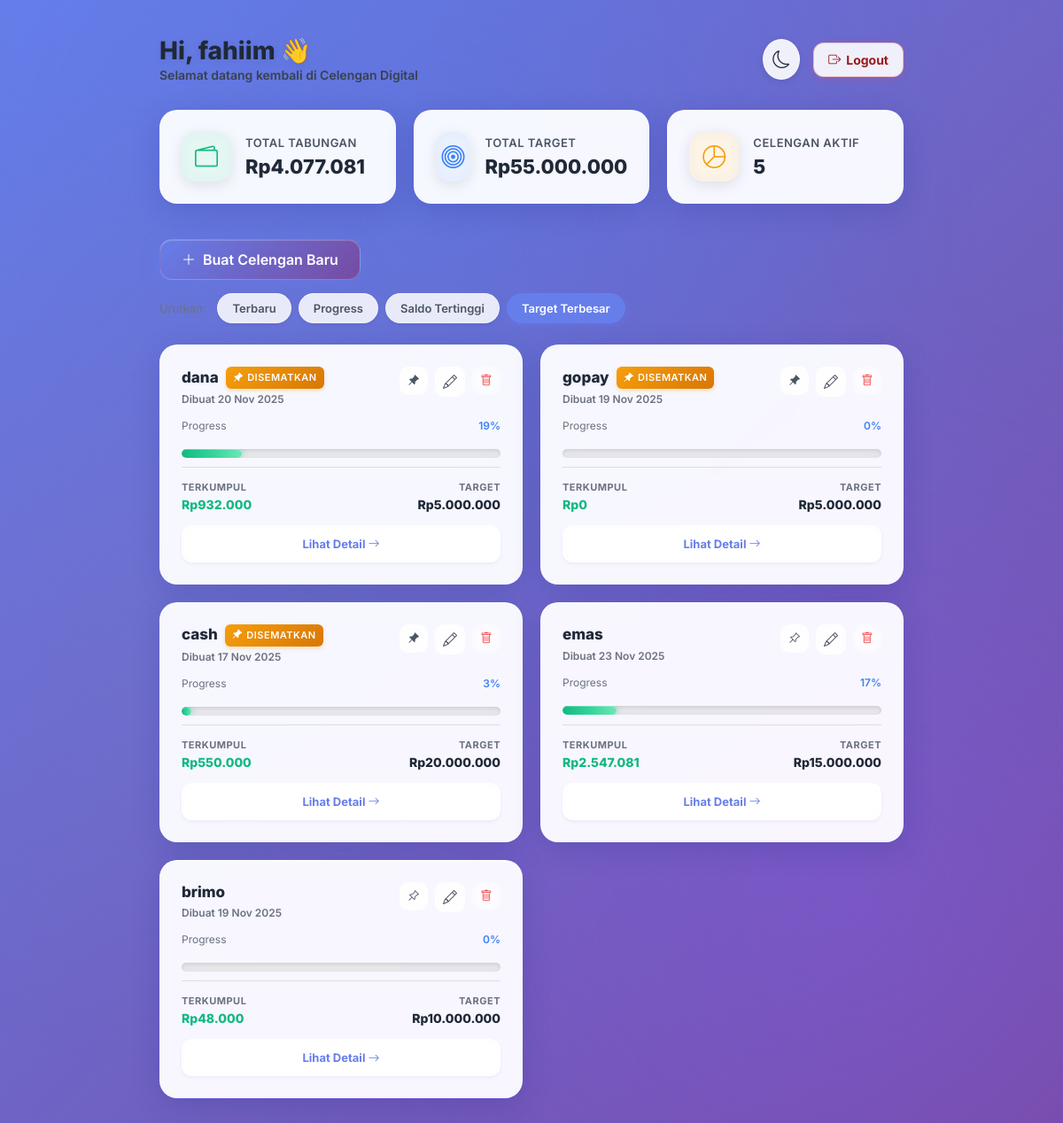
/dashboard/index.php?sort=target (signed in), run on the app's committed database.
### tables this page shows
CREATE TABLE `celengan` (
  `id` int(11) NOT NULL,
  `user_id` int(11) NOT NULL,
  `nama_celengan` varchar(150) NOT NULL,
  `target` int(11) DEFAULT 0,
  `pengisian` enum('harian','mingguan','bulanan') NOT NULL DEFAULT 'harian',
  `total` int(11) DEFAULT 0,
  `created_at` timestamp NOT NULL DEFAULT current_timestamp(),
  `is_pinned` tinyint(1) NOT NULL DEFAULT 0
);

### web/dashboard/index.php (the view, shortened to what this page needs)
<?php
include('../config/db.php');
$user_id = $_SESSION['user_id'];
$username = $_SESSION['username'] ?? 'User';
$sumStmt = $pdo->prepare("SELECT SUM(total) AS total_tabungan, SUM(target) AS total_target FROM celengan WHERE user_id = ?");
$sumStmt->execute([$user_id]);
$sum = $sumStmt->fetch(PDO::FETCH_ASSOC);
$total_tabungan = $sum['total_tabungan'] ?? 0;
$total_target = $sum['total_target'] ?? 0;
$sort = isset($_GET['sort']) ? $_GET['sort'] : 'awal';
$sqlPinned = "SELECT * FROM celengan WHERE user_id = ? AND is_pinned = 1 ORDER BY created_at DESC";
$stmtPinned = $pdo->prepare($sqlPinned);
$stmtPinned->execute([$user_id]);
$celengan_pinned = $stmtPinned->fetchAll(PDO::FETCH_ASSOC);
$sql = "SELECT * FROM celengan WHERE user_id = ? AND is_pinned = 0";
switch ($sort) {
    case 'target': $sql .= " ORDER BY target DESC"; break;
}
$stmt = $pdo->prepare($sql);
$stmt->execute([$user_id]);
$celengan_unpinned = $stmt->fetchAll(PDO::FETCH_ASSOC);
$celengan_list = array_merge($celengan_pinned, $celengan_unpinned);
function rupiah($angka) {
    return 'Rp' . number_format($angka, 0, ',', '.');
}
?>
<!DOCTYPE html>
<html lang="id">
<head>
    <link rel="stylesheet" href="https://cdn.jsdelivr.net/npm/bootstrap-icons@1.11.3/font/bootstrap-icons.min.css">
</head>
<body>
    <div class="container">
        <div class="top-nav">
            <div class="user-welcome">
                <h1>Hi, <?= htmlspecialchars($username); ?> 👋</h1>
                <span>Selamat datang kembali di Celengan Digital</span>
            </div>
            <div class="nav-actions">
                <div id="darkToggle" class="theme-toggle" title="Ganti Tema">
                    <i id="themeIcon" class="bi bi-moon"></i>
                </div>
                <a href="../auth/logout.php" class="btn-logout" title="Keluar">
                    <i class="bi bi-box-arrow-right"></i>
                    <span>Logout</span>
                </a>
            </div>
        </div>
        <div class="dashboard-stats">
            <div class="stat-card">
                <div class="stat-icon" style="background: rgba(16, 185, 129, 0.1); color: #10B981;">
                    <i class="bi bi-wallet2"></i>
                </div>
                <div class="stat-info">
                    <div class="label">Total Tabungan</div>
                    <div class="value"><?= rupiah($total_tabungan); ?></div>
                </div>
            </div>
            <div class="stat-card">
                <div class="stat-icon" style="background: rgba(59, 130, 246, 0.1); color: #3B82F6;">
                    <i class="bi bi-bullseye"></i>
                </div>
                <div class="stat-info">
                    <div class="label">Total Target</div>
                    <div class="value"><?= rupiah($total_target); ?></div>
                </div>
            </div>
            <div class="stat-card">
                <div class="stat-icon" style="background: rgba(245, 158, 11, 0.1); color: #F59E0B;">
                    <i class="bi bi-pie-chart"></i>
                </div>
                <div class="stat-info">
                    <div class="label">Celengan Aktif</div>
                    <div class="value"><?= count($celengan_list); ?></div>
                </div>
            </div>
        </div>
        <div class="controls-area">
            <a href="../data-celengan/tambah-celengan.php" class="btn-create">
                <i class="bi bi-plus-lg"></i> Buat Celengan Baru
            </a>
            <div class="sort-filters">
                <span style="font-size:13px; color:var(--text-secondary); align-self:center; margin-right:5px;">Urutkan:</span>
                <a href="?sort=awal" class="btn-filter <?= $sort == 'awal' ? 'active' : '' ?>">Terbaru</a>
                <a href="?sort=progress" class="btn-filter <?= $sort == 'progress' ? 'active' : '' ?>">Progress</a>
                <a href="?sort=total" class="btn-filter <?= $sort == 'total' ? 'active' : '' ?>">Saldo Tertinggi</a>
                <a href="?sort=target" class="btn-filter <?= $sort == 'target' ? 'active' : '' ?>">Target Terbesar</a>
            </div>
        </div>
        <div class="celengan-list">
            <?php if (count($celengan_list) > 0): ?>
                <?php foreach ($celengan_list as $c): ?>
                    <?php
                        $prog = $c['target'] > 0 ? round(($c['total'] / $c['target']) * 100) : 0;
                        $prog = min(100, max(0, $prog));
                    ?>
                    <div class="c-card">
                        <div class="c-header">
                            <div>
                                <h3 class="c-title">
                                    <?= htmlspecialchars($c['nama_celengan']); ?>
                                    <?php if ($c['is_pinned'] == 1): ?>
                                        <span class="pin-badge"><i class="bi bi-pin-angle-fill"></i> Disematkan</span>
                                    <?php endif; ?>
                                </h3>
                                <div class="c-subtitle">Dibuat <?= date('d M Y', strtotime($c['created_at'])); ?></div>
                            </div>
                            <div class="c-actions">
                                <button
                                    class="btn-icon btn-pin"
                                    data-id="<?= $c['id']; ?>"
                                    data-pinned="<?= $c['is_pinned']; ?>"
                                    title="<?= $c['is_pinned'] == 1 ? 'Lepas Sematan' : 'Sematkan'; ?>">
                                    <i class="bi bi-pin-angle<?= $c['is_pinned'] == 1 ? '-fill' : ''; ?>"></i>
                                </button>
                                <a href="../data-celengan/edit-celengan.php?id=<?= $c['id']; ?>" class="btn-icon" title="Edit">
                                    <i class="bi bi-pencil"></i>
                                </a>
                                <button class="btn-icon" style="color:#EF4444; background: transparent; border: none; cursor: pointer;"
                                   onclick="openDeleteModal(<?= $c['id']; ?>, '<?= htmlspecialchars($c['nama_celengan'], ENT_QUOTES); ?>')" title="Hapus">
                                    <i class="bi bi-trash"></i>
                                </button>
                            </div>
                        </div>
                        <div style="display:flex; justify-content:space-between; font-size:12px; color:var(--text-secondary); margin-bottom:4px;">
                            <span>Progress</span>
                            <span style="font-weight:600; color:var(--primary-color);"><?= $prog; ?>%</span>
                        </div>
                        <div class="c-progress-bg">
                            <div class="c-progress-fill" style="width: <?= $prog; ?>%"></div>
                        </div>
                        <div class="c-stats">
                            <div class="c-stat-group">
                                <span class="c-stat-label">Terkumpul</span>
                                <span class="c-stat-val" style="color:#10B981;"><?= rupiah($c['total']); ?></span>
                            </div>
                            <div class="c-stat-group" style="text-align:right;">
                                <span class="c-stat-label">Target</span>
                                <span class="c-stat-val"><?= rupiah($c['target']); ?></span>
                            </div>
                        </div>
                        <a href="detail-celengan.php?id=<?= $c['id']; ?>" class="btn-view">
                            Lihat Detail <i class="bi bi-arrow-right"></i>
                        </a>
                    </div>
                <?php endforeach; ?>
            <?php endif; ?>
        </div>
    </div>
</body>
</html>

### data on the page
celengan: nama_celengan "dana", is_pinned 1 (drawn), created_at "20 Nov 2025", prog "19", total "Rp932.000", target "Rp5.000.000"
celengan: nama_celengan "gopay", is_pinned 1 (drawn), created_at "19 Nov 2025", total "0", total "Rp0", target "Rp5.000.000"
celengan: nama_celengan "cash", is_pinned 1 (drawn), created_at "17 Nov 2025", prog "3", total "Rp550.000", target "Rp20.000.000"
celengan: nama_celengan "emas", created_at "23 Nov 2025", is_pinned 0 (drawn), prog "17", total "Rp2.547.081", target "Rp15.000.000"
celengan: nama_celengan "brimo", created_at "19 Nov 2025", is_pinned 0 (drawn), prog "0", total "Rp48.000", target "Rp10.000.000"

### other printed values
$username "fahiim"
rupiah($total_tabungan) "Rp4.077.081"
rupiah($total_target) "Rp55.000.000"
count($celengan_list) "5"
